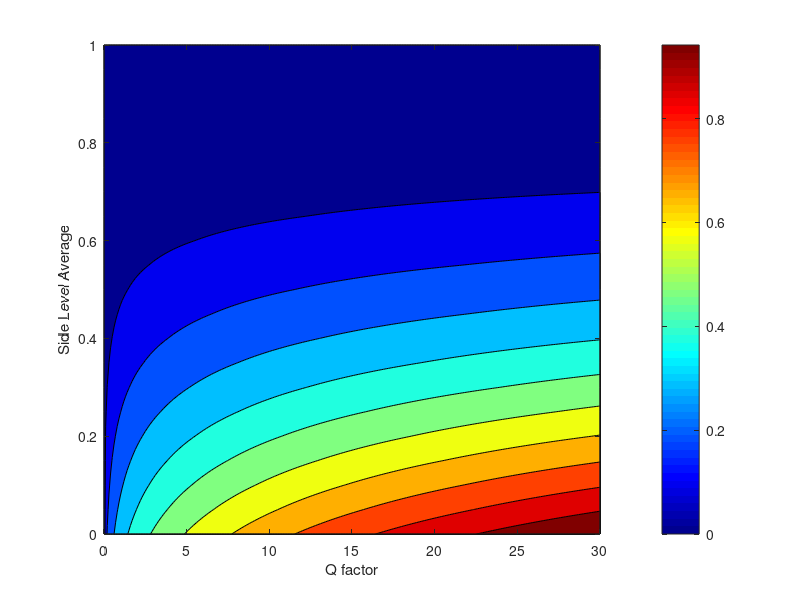
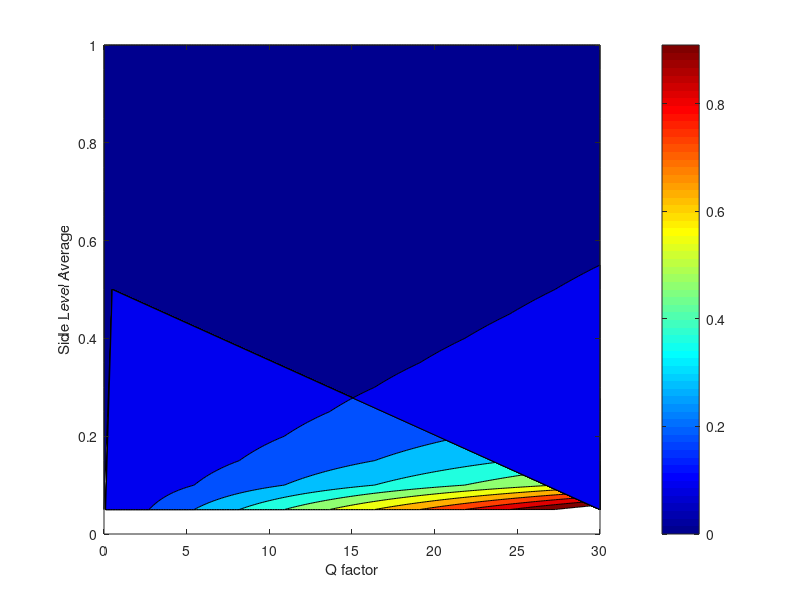

Recreate these plots in MATLAB, in order.
[X,Y] = meshgrid(0:0.1:30,0:0.05:1);
Z1 = (nthroot(X,3).*(1-Y).^2)/3;
Z2 = X./(600*Y);
% s=surf(Z);
% s.EdgeColor='none';
% hold on;
figure(1)
contourf(X,Y,Z1);
xlabel('Q factor')
ylabel('Side Level Average')
% xticks(0:5:30)
% yticks(0:0.25:1)
colormap jet;
colorbar;

figure(2)
contourf(X,Y,Z2);
xlabel('Q factor')
ylabel('Side Level Average')
% xticks(0:5:30)
% yticks(0:0.25:1)
colormap jet;
colorbar;

